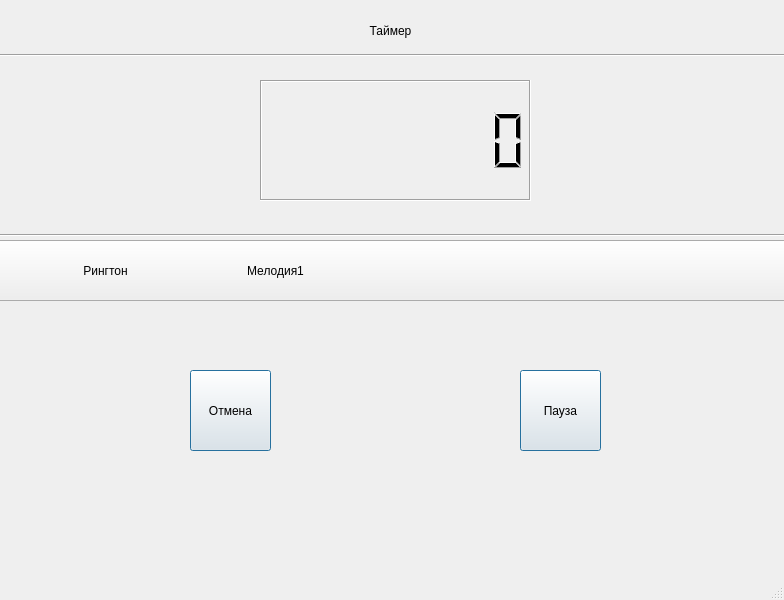
<?xml version="1.0" encoding="UTF-8"?>
<ui version="4.0">
 <class>MainWindow</class>
 <widget class="QMainWindow" name="MainWindow">
  <property name="geometry">
   <rect>
    <x>0</x>
    <y>0</y>
    <width>784</width>
    <height>600</height>
   </rect>
  </property>
  <property name="windowTitle">
   <string>MainWindow</string>
  </property>
  <widget class="QWidget" name="centralwidget">
   <widget class="QLCDNumber" name="lcdNumber">
    <property name="geometry">
     <rect>
      <x>260</x>
      <y>80</y>
      <width>271</width>
      <height>121</height>
     </rect>
    </property>
    <property name="frameShape">
     <enum>QFrame::Box</enum>
    </property>
    <property name="frameShadow">
     <enum>QFrame::Sunken</enum>
    </property>
    <property name="lineWidth">
     <number>1</number>
    </property>
    <property name="midLineWidth">
     <number>0</number>
    </property>
    <property name="smallDecimalPoint">
     <bool>false</bool>
    </property>
    <property name="digitCount">
     <number>8</number>
    </property>
   </widget>
   <widget class="QLabel" name="label">
    <property name="geometry">
     <rect>
      <x>220</x>
      <y>0</y>
      <width>341</width>
      <height>61</height>
     </rect>
    </property>
    <property name="font">
     <font>
      <weight>50</weight>
      <bold>false</bold>
     </font>
    </property>
    <property name="focusPolicy">
     <enum>Qt::NoFocus</enum>
    </property>
    <property name="frameShape">
     <enum>QFrame::NoFrame</enum>
    </property>
    <property name="text">
     <string>Таймер</string>
    </property>
    <property name="textFormat">
     <enum>Qt::AutoText</enum>
    </property>
    <property name="scaledContents">
     <bool>false</bool>
    </property>
    <property name="alignment">
     <set>Qt::AlignCenter</set>
    </property>
    <property name="margin">
     <number>0</number>
    </property>
    <property name="indent">
     <number>-1</number>
    </property>
   </widget>
   <widget class="Line" name="line">
    <property name="geometry">
     <rect>
      <x>0</x>
      <y>40</y>
      <width>831</width>
      <height>31</height>
     </rect>
    </property>
    <property name="orientation">
     <enum>Qt::Horizontal</enum>
    </property>
   </widget>
   <widget class="Line" name="line_2">
    <property name="geometry">
     <rect>
      <x>0</x>
      <y>220</y>
      <width>801</width>
      <height>31</height>
     </rect>
    </property>
    <property name="orientation">
     <enum>Qt::Horizontal</enum>
    </property>
   </widget>
   <widget class="QPushButton" name="pushButton">
    <property name="geometry">
     <rect>
      <x>-270</x>
      <y>240</y>
      <width>1091</width>
      <height>61</height>
     </rect>
    </property>
    <property name="text">
     <string>Мелодия1</string>
    </property>
   </widget>
   <widget class="QLabel" name="label_2">
    <property name="geometry">
     <rect>
      <x>70</x>
      <y>260</y>
      <width>71</width>
      <height>21</height>
     </rect>
    </property>
    <property name="text">
     <string>Рингтон</string>
    </property>
    <property name="alignment">
     <set>Qt::AlignCenter</set>
    </property>
   </widget>
   <widget class="QPushButton" name="pushButton_2">
    <property name="geometry">
     <rect>
      <x>520</x>
      <y>370</y>
      <width>81</width>
      <height>81</height>
     </rect>
    </property>
    <property name="text">
     <string>Пауза</string>
    </property>
    <property name="autoDefault">
     <bool>false</bool>
    </property>
    <property name="default">
     <bool>true</bool>
    </property>
    <property name="flat">
     <bool>false</bool>
    </property>
   </widget>
   <widget class="QPushButton" name="pushButton_3">
    <property name="geometry">
     <rect>
      <x>190</x>
      <y>370</y>
      <width>81</width>
      <height>81</height>
     </rect>
    </property>
    <property name="text">
     <string>Отмена</string>
    </property>
    <property name="default">
     <bool>true</bool>
    </property>
   </widget>
  </widget>
  <widget class="QMenuBar" name="menubar">
   <property name="geometry">
    <rect>
     <x>0</x>
     <y>0</y>
     <width>784</width>
     <height>21</height>
    </rect>
   </property>
  </widget>
  <widget class="QStatusBar" name="statusbar"/>
 </widget>
 <resources/>
 <connections/>
</ui>
